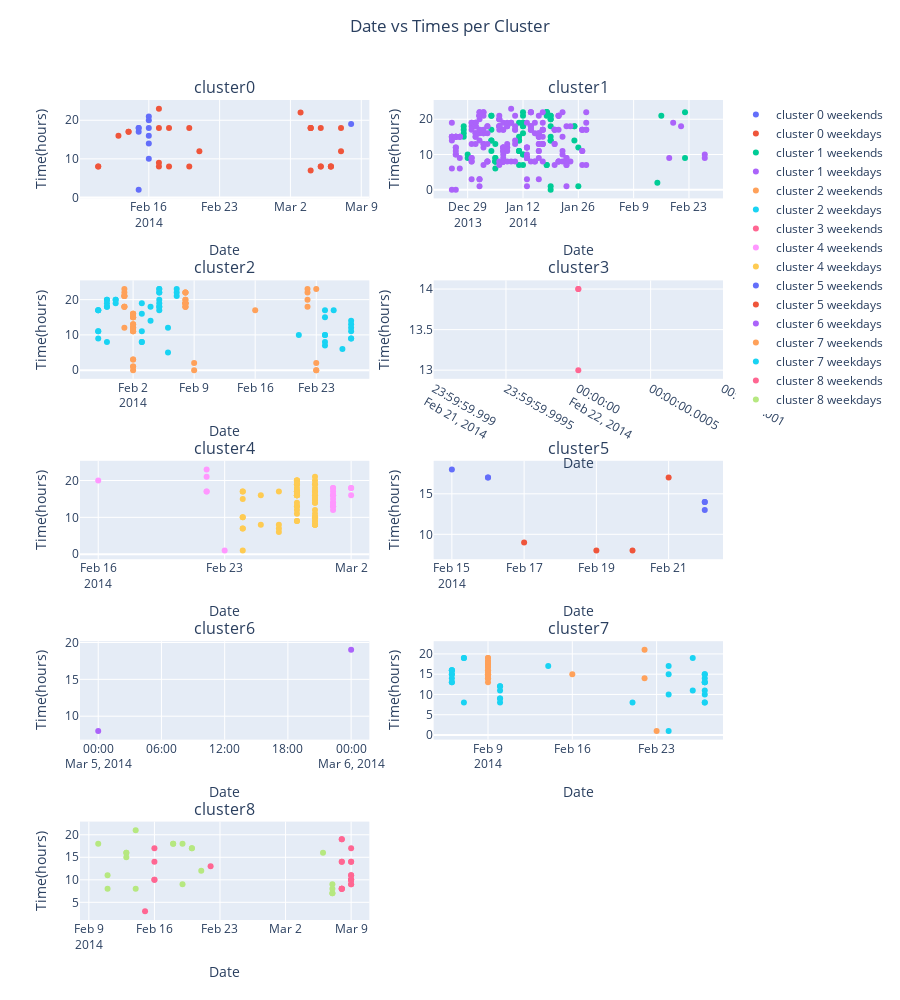
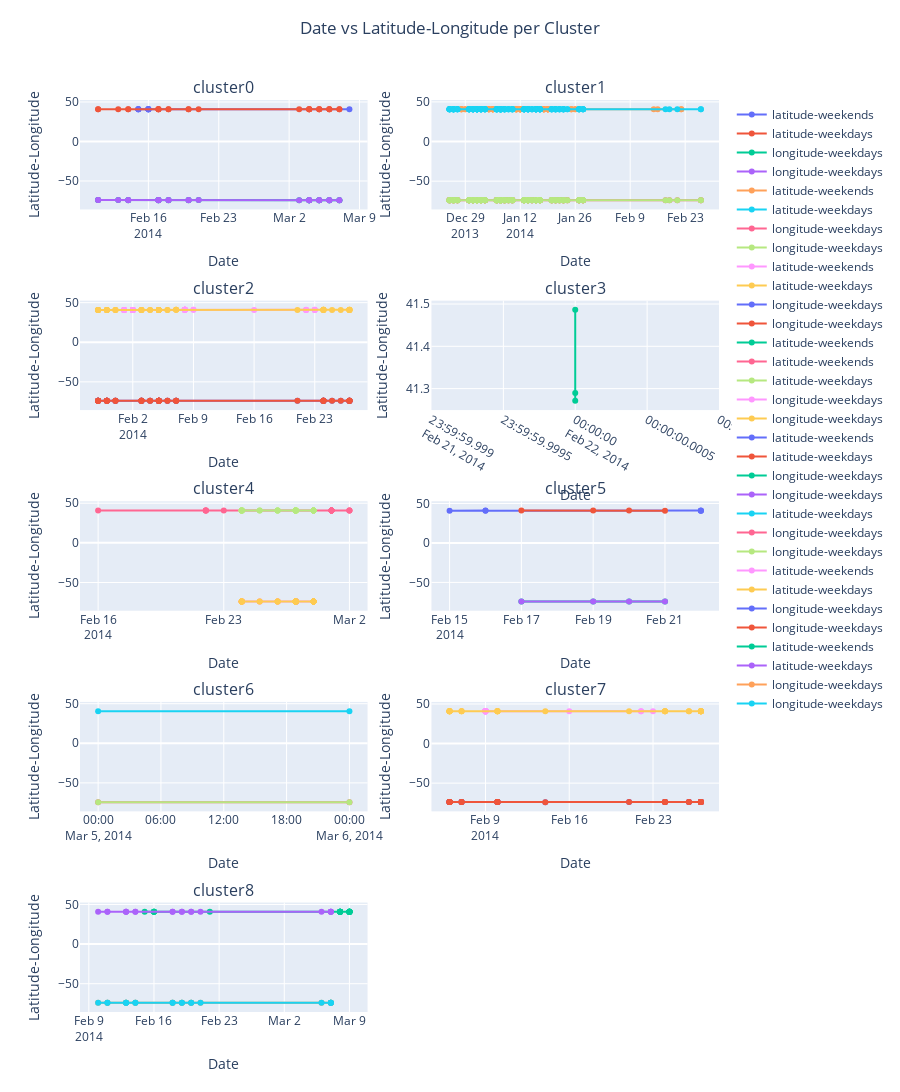

The code cell stored with these charts, in order, in its notebook:
### Code cell
#generating visualizations
visuals = Visualizer(desc.clustered_data, desc.no_clusters)
visuals.plot_kmeans_elbow_curve()
visuals.plot_dbscan_elbow_curve()
visuals.plot_date_time_per_cluster()
visuals.plot_start_time_per_day_per_cluster()
visuals.plot_coordinates_per_day_per_cluster()
#setting parameters for map
latitude = desc.clustered_data['latitude'].mean()#mean of the latitude for the person's movement history
longitude = desc.clustered_data['longitude'].mean() #mean of the longitude for the person's movement history
zoom = 10
visuals.plot_heatmap(latitude, longitude, zoom, desc.clustered_data)
visuals.plot_movement_by_time(latitude, longitude, zoom, desc.clustered_data)
v=visuals.plot_clustered_map(latitude, longitude, zoom, desc.no_clusters, desc.clustered_data)
